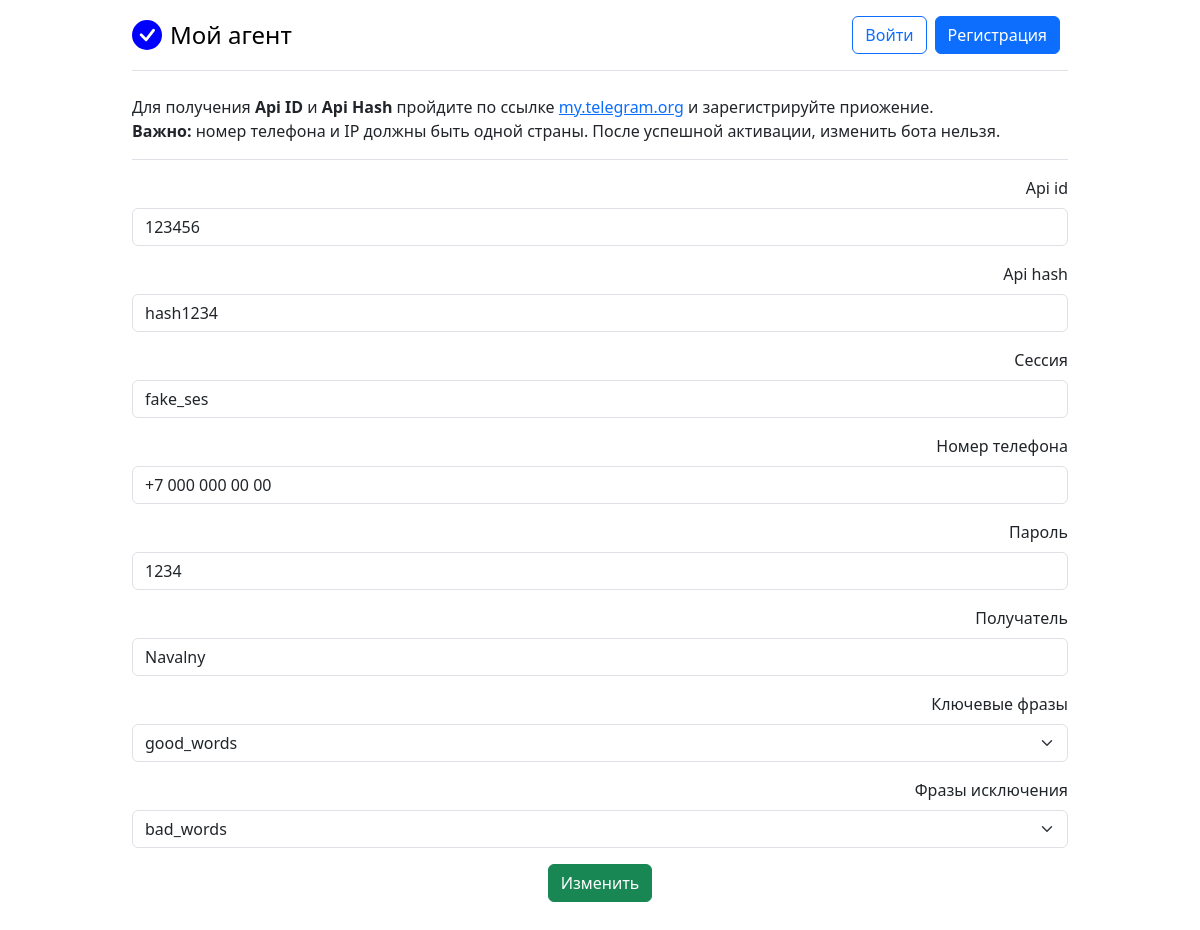
Screenshot of /tables/edit/45/ with the database file from the repository.
### web_app/tables/models.py (models this page shows, shortened)
class Bot(models.Model):
    activated = models.BooleanField(default=False)
    api_id = models.IntegerField()
    api_hash = models.CharField(max_length=50)
    session_name = models.CharField(
        max_length=40,
        verbose_name='Сессия',
        unique=True)
    phone = models.CharField(max_length=30, verbose_name='Номер телефона')
    phone_code_hash = models.CharField(max_length=30, blank=True)
    password = models.CharField(max_length=10, verbose_name='Пароль')
    recipient = models.CharField(max_length=30, verbose_name='Получатель')
    keywords_table = models.ForeignKey(
        Table,
        related_name='tab_keywords',
        on_delete=models.PROTECT,
        verbose_name='Ключевые фразы')
    excluded_words_table = models.ForeignKey(
        Table,
        related_name='tab_excluded',
        on_delete=models.PROTECT,
        verbose_name='Фразы исключения')
    created_at = models.DateTimeField(auto_now_add=True)
    class Meta:
        verbose_name = 'Конфигурация бота'
        verbose_name_plural = 'Конфигурации ботов'

### web_app/tables/views.py (the view)
# urls.py: path('edit/<int:bot_id>/', views.edit_bot, name='edit_bot'),
def edit_bot(request, bot_id):
    bot = Bot.objects.get(pk=bot_id)
    if request.method == 'POST':
        form = BotForm(request.POST, instance=bot)
        if form.is_valid():
            form.save()
            return redirect('view_bots')
    else:
        form = BotForm(instance=bot)
    context = {'form': form, 'title': 'Изменение бота', 'button': 'Изменить'}
    return render(request, 'bots/create_bot.html', context)

### web_app/tables/forms.py
class BotForm(forms.ModelForm):
    class Meta:
        model = Bot
        fields = [
                  'api_id',
                  'api_hash',
                  'session_name',
                  'phone',
                  'password',
                  'recipient',
                  'keywords_table',
                  'excluded_words_table'
                ]
        widgets = {
            'keywords_table': forms.Select(attrs={'class': "form-select"}),
            'excluded_words_table': forms.Select(attrs={'class': "form-select"}),
        }

### web_app/tables/models.py (called while the page is built)
    def __str__(self):
        return self.name

### web_app/templates/bots/create_bot.html (shortened to what this page needs)
{% extends 'base.html' %}
{% load bootstrap4 %}
{% block content %}
<div class="text-start">
  <p>
    Для получения <b>Api ID</b> и <b>Api Hash</b> пройдите по ссылке <a target='_blank' href='https://my.telegram.org/auth'>my.telegram.org</a> и зарегистрируйте приожение.<br>
    <b>Важно:</b> номер телефона и IP должны быть одной страны. После успешной активации, изменить бота нельзя.
  </p>
</div>
<div class="border-top mb-3 mt-3"></div>
<form method="POST" >
    <div class="mb-3 text-end">
      {% bootstrap_field form.api_id layout='horizontal' field_class='col-sm-2' placeholder=''%}
    </div>
    <div class="mb-3 text-end">
      {% bootstrap_field form.api_hash layout='horizontal' field_class='col-sm-4' placeholder=''%}
    </div>
    <div class="mb-3 text-end">
      {% bootstrap_field form.session_name layout='horizontal' field_class='col-sm-4' placeholder=''%}
    </div>
    <div class="mb-3 text-end">
      {% bootstrap_field form.phone layout='horizontal' field_class='col-sm-3' placeholder='+7 926 000 00 00'%}
    </div>
    <div class="mb-3 text-end">
      {% bootstrap_field form.password layout='horizontal' field_class='col-sm-2' placeholder='От Telegram'%}
    </div>
    <div class="mb-3 text-end">
      {% bootstrap_field form.recipient layout='horizontal' field_class='col-sm-3' placeholder='Username или User_ID'%}
    </div>
    <div class="mb-3 text-end">
      {% bootstrap_field form.keywords_table layout='horizontal' field_class='col-sm-3' %}
    </div>
    <div class="mb-3 text-end">
      {% bootstrap_field form.excluded_words_table layout='horizontal' field_class='col-sm-3' %}
    </div>
    <div class="mb-3 text-center">
      <button type="submit" class="btn btn-success">{{ button}}</button>
    </div>
</form>
{% endblock %}

### static/pricing.css (style rules this page uses)
body { background-image: linear-gradient(180deg, var(--bs-body-secondary-bg), var(--bs-body-bg) 100px, var(--bs-body-bg)); }

### rows the page displays
Bot: api_id "123456", api_hash "hash1234", session_name "fake_ses", phone "+7 000 000 00 00", password "1234", recipient "Navalny", keywords_table "good_words", excluded_words_table "bad_words"

### other values shown
{{ button }} "Изменить"
